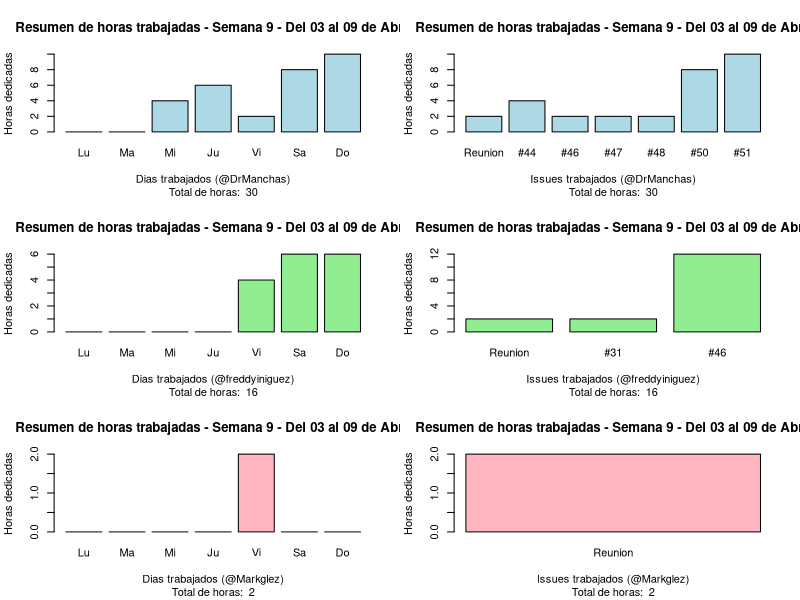

Generate this figure with R:
# WAFLA Project
## Reporte de horas trabajadas
### Semana 9

par(mfrow=c(3,2))
days <- c("Lu", "Ma", "Mi", "Ju", "Vi", "Sa", "Do")
week <- "Resumen de horas trabajadas - Semana 9 - Del 03 al 09 de Abril"

### HANAMICHI
horas_trabajadas_hanamichi <- c(0, 0, 4, 6, 2, 8, 10)
issues_horas_hanamichi <- c(2, 4, 2, 2, 2, 8, 10)
issues_trabajados_hanamichi <- c("Reunion", "#44", "#46", "#47", "#48", "#50", "#51")

barplot(horas_trabajadas_hanamichi, 
        main = week,
        sub = paste("Total de horas: ", sum(horas_trabajadas_hanamichi)),
        xlab = "Dias trabajados (@DrManchas)",
        ylab = "Horas dedicadas",
        #ylim = c(0,16),
        col = "lightblue",
        names.arg = days)

barplot(issues_horas_hanamichi, 
        main = week,
        sub = paste("Total de horas: ", sum(horas_trabajadas_hanamichi)),
        xlab = "Issues trabajados (@DrManchas)",
        ylab = "Horas dedicadas",
        # ylim = c(0,16),
        col = "lightblue",
        names.arg = issues_trabajados_hanamichi)

### FREDDY
horas_trabajadas_freddy <- c(0, 0, 0, 0, 4, 6, 6)
issues_horas_freddy <- c(2, 2, 12)
issues_trabajados_freddy <- c("Reunion", "#31", "#46")

barplot(horas_trabajadas_freddy, 
        main = week,
        sub = paste("Total de horas: ", sum(horas_trabajadas_freddy)),
        xlab = "Dias trabajados (@freddyiniguez)",
        ylab = "Horas dedicadas",
        #ylim = c(0,16),
        col = "lightgreen",
        names.arg = days)

barplot(issues_horas_freddy, 
        main = week,
        sub = paste("Total de horas: ", sum(horas_trabajadas_freddy)),
        xlab = "Issues trabajados (@freddyiniguez)",
        ylab = "Horas dedicadas",
        # ylim = c(0,16),
        col = "lightgreen",
        names.arg = issues_trabajados_freddy)

### MARCOS
horas_trabajadas_marcos <- c(0, 0, 0, 0, 2, 0, 0)
issues_horas_marcos <- c(2)
issues_trabajados_marcos <- c("Reunion")

barplot(horas_trabajadas_marcos, 
        main = week,
        sub = paste("Total de horas: ", sum(horas_trabajadas_marcos)),
        xlab = "Dias trabajados (@Markglez)",
        ylab = "Horas dedicadas",
        #ylim = c(0,16),
        col = "lightpink",
        names.arg = days)

barplot(issues_horas_marcos, 
        main = week,
        sub = paste("Total de horas: ", sum(horas_trabajadas_marcos)),
        xlab = "Issues trabajados (@Markglez)",
        ylab = "Horas dedicadas",
        # ylim = c(0,16),
        col = "lightpink",
        names.arg = issues_trabajados_marcos)